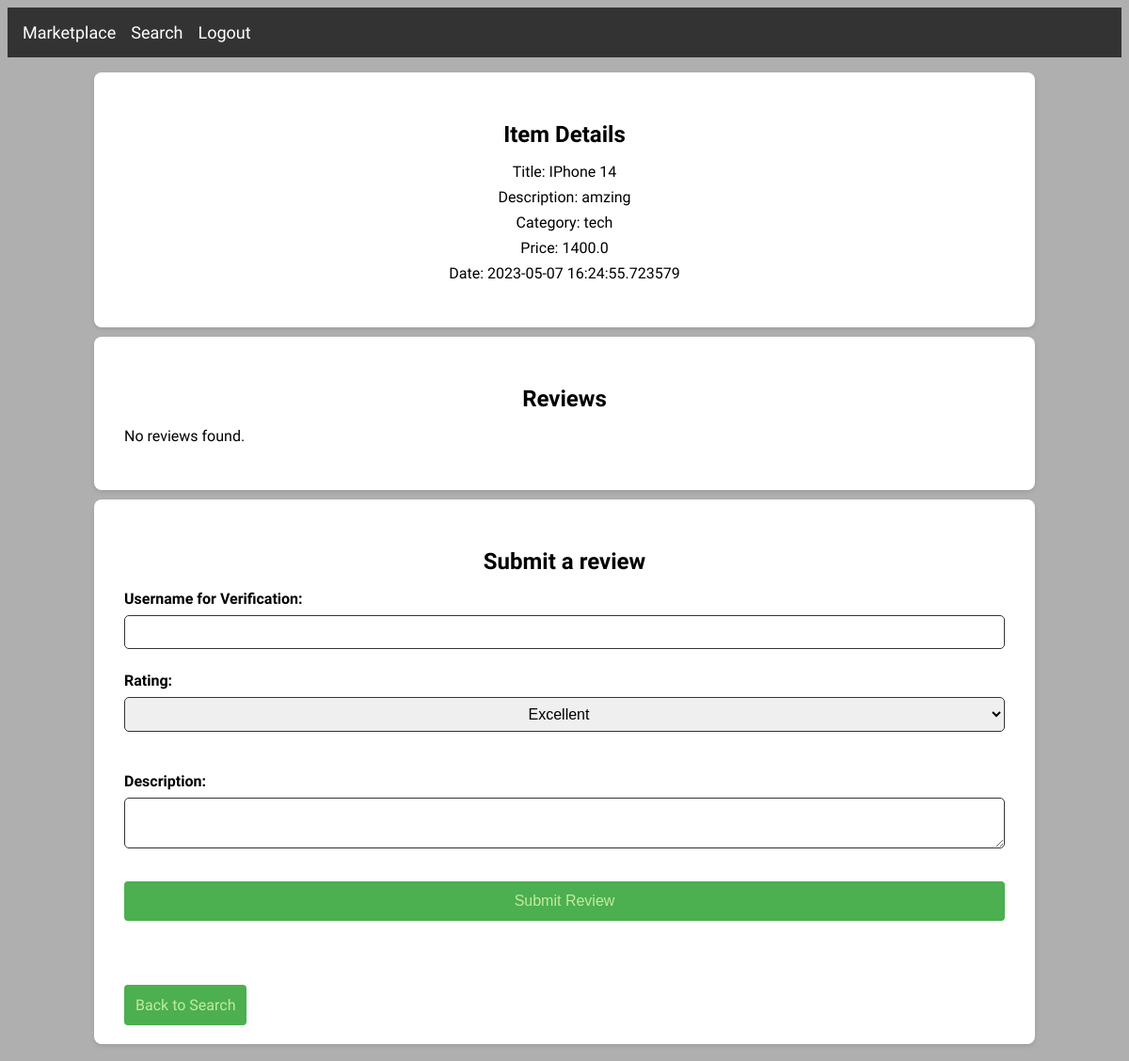
The app's page /item/2/, older data.
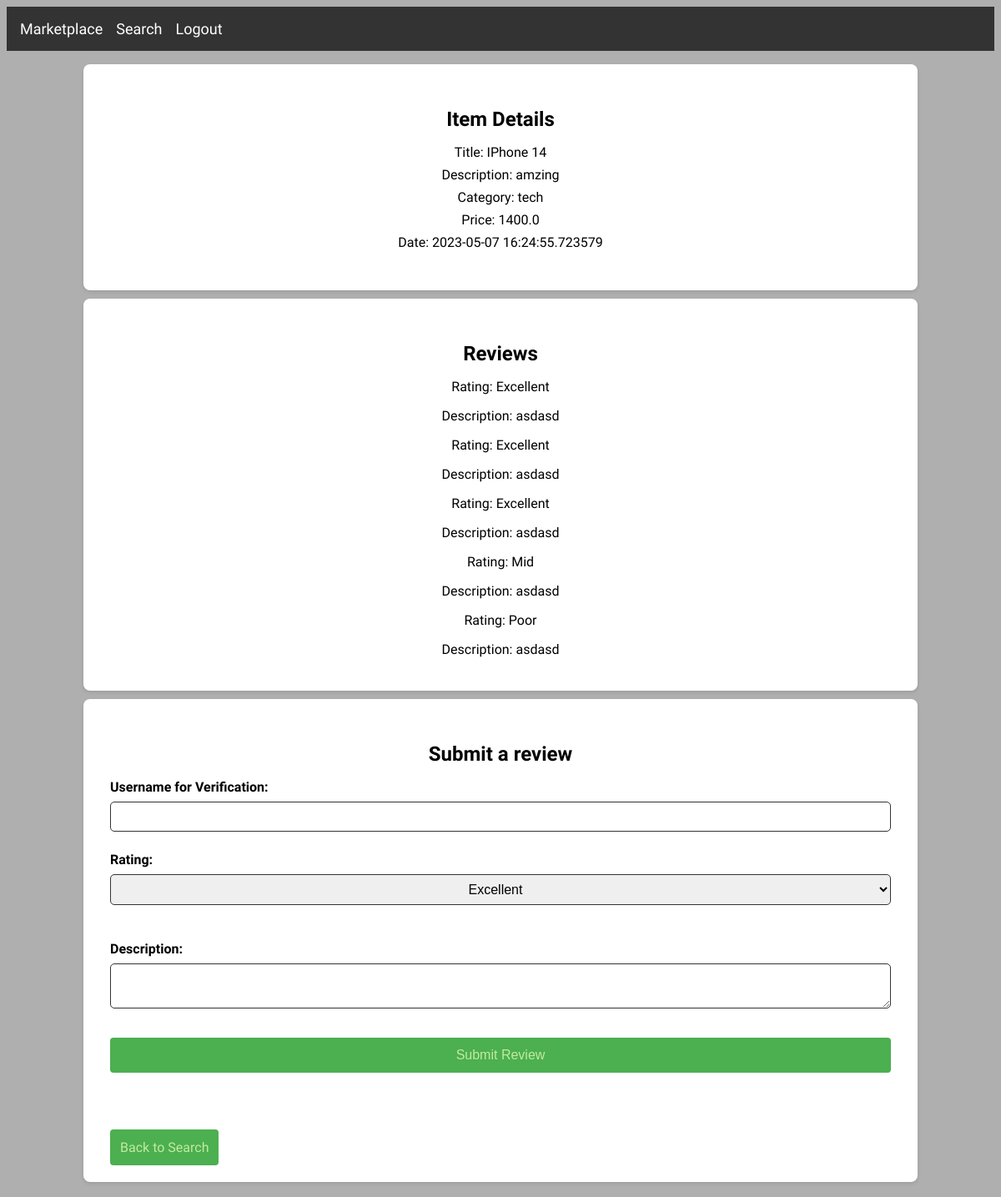
The same page, newer data.
### tables this page shows
CREATE TABLE items (
                        id INTEGER PRIMARY KEY AUTOINCREMENT,
                        username TEXT,
                        title TEXT,
                        description TEXT,
                        category TEXT,
                        price REAL,
                        date TEXT
                        );

CREATE TABLE reviews (
                    id INTEGER PRIMARY KEY AUTOINCREMENT,
                    username TEXT,
                    item_id INTEGER,
                    rating TEXT,
                    description TEXT,
                    date TEXT
                    );

### app.py (the view)
@app.route('/item/<int:item_id>/')
def item_detail(item_id):
    with sqlite3.connect(db_path) as conn:
        c = conn.cursor()
        c.execute('SELECT * FROM items WHERE id = ?', (item_id,))
        item = c.fetchone()
        if item:
            c.execute('SELECT * FROM reviews WHERE item_id = ?', (item_id,))
            reviews = c.fetchall()
            return render_template('selected.html', item=item, reviews=reviews)
        else:
            return "Item not found", 404

### templates/selected.html (shortened to what this page needs)
<!DOCTYPE html>
<html lang="en">
  <head>
    <link
      rel="stylesheet"
      type="text/css"
      href="{{ url_for('static', filename='selected.css') }}"
    />
  </head>
  <body>
    <nav class="active">
      <ul>
        <li><a href="{{ url_for('marketplace') }}">Marketplace</a></li>
        <li><a href="{{ url_for('searchbar') }}">Search</a></li>
        <li><a href="{{ url_for('handle_signin') }}">Logout</a></li>
      </ul>
    </nav>
    <div class="container">
      <section class="item-details">
        <h2>Item Details</h2>
        <ul>
          <li>Title: {{ item[2] }}</li>
          <li>Description: {{ item[3] }}</li>
          <li>Category: {{ item[4] }}</li>
          <li>Price: {{ item[5] }}</li>
          <li>Date: {{ item[6] }}</li>
        </ul>
      </section>
      <section class="reviews">
        <h2>Reviews</h2>
        {% if reviews %} {% for review in reviews %}
        <div class="review">
          <p>Rating: {{ review[3] }}</p>
          <p>Description: {{ review[4] }}</p>
        </div>
        {% endfor %} {% else %}
        <p>No reviews found.</p>
        {% endif %}
      </section>
      <section class="submit-review">
        <h2>Submit a review</h2>
        <form
          method="POST"
          action="{{ url_for('submit_review', item_id=item[0]) }}"
        >
          <label for="username">Username for Verification:</label>
          <input type="username" id="title" name="username" required />
          <label for="rating">Rating:</label>
          <select id="rating" name="rating" required>
            <option value="Excellent">Excellent</option>
          </select>
          <br />
          <label for="description">Description:</label>
          <textarea id="description" name="description" required></textarea>
          <br />
          <button type="submit" class="submit-btn">Submit Review</button>
          <div class="error-messages">
            <div class="messages">
            </div>
          </div>
        </form>
        <a href="{{ url_for('searchbar') }}" class="search-bar-btn"
          >Back to Search</a
        >
      </section>
    </div>
  </body>
</html>

### static/selected.css (style rules this page uses)
:root { --background-main: #afafaf; --background-header: #333; --background-button: #555; --background-error: #f8d7da; --background-submit: #dff0d8; --submit-border: #c1eb9e; --submit-color: #4caf50; --form-border: #dad9d9; --error-border: #f5c6cb; --error-color: #721c24; --text-color: #fff; }
* { box-sizing: border-box; }
body { font-family: "Muli", sans-serif; padding: 0; background-color: var(--background-main); }
.container { display: flex; flex-direction: column; align-items: center; }
.container > * { min-width: 1000px; }
h1, h2 { font-weight: bold; font-size: 24px; margin-bottom: 16px; }
ul { list-style: none; padding: 0; }
form { display: flex; flex-direction: column; justify-content: center; margin-bottom: 1rem; }
label { margin-top: 0.5rem; }
section { max-width: 800px; margin: 0 auto 10px ; padding: 32px; background-color: #fff; border-radius: 8px; box-shadow: 0 2px 4px rgba(0, 0, 0, 0.1); }
nav { background-color: var(--background-header); color: #fff; display: flex; justify-content: space-between; align-items: center; padding: 16px; margin-bottom: 1rem; }
nav ul { display: flex; list-style: none; margin: 0; padding: 0; }
nav ul li { margin-right: 16px; }
nav ul li:last-child { margin-right: 0; }
nav ul li a { color: #fff; text-decoration: none; font-size: 18px; transition: color 0.3s; }
label { display: block; font-weight: bold; margin-bottom: 8px; }
.item-details ul li { margin-bottom: 0.5rem; text-align: center; }
.reviews .review p, h2 { margin-bottom: 0.5rem; text-align: center; }
.submit-review label, input { border-style: solid var(--review-border); }
.submit-review input, textarea, select { border:#333 1px solid; padding: 0.5rem; margin-bottom: 1rem; border-radius: 5px; font-size: 1rem; cursor: pointer; }
.submit-review select { text-align: center; }
.submit-review a, button { background-color: var(--submit-color); color: var(--submit-border); padding: 12px; font-size: 16px; border: none; border-radius: 4px; cursor: pointer; transition: background-color 0.3s; text-decoration: none; }
.error-messages { display: flex; justify-content: center; align-items: center; width: 100%; }
.error-messages .messages { color: var(--error-color); padding: 1em; border-radius: 0.25rem; font-weight: bold; margin: 1em 0; text-align: center; max-width: 600px; }

Row changes from the older to the newer data that the page shows:
added reviews: rating "Excellent", description "asdasd"
added reviews: rating "Excellent", description "asdasd"
added reviews: rating "Excellent", description "asdasd"
added reviews: rating "Mid", description "asdasd"
added reviews: rating "Poor", description "asdasd"
Text that changed along with them:
text no longer shown: "No reviews found."
